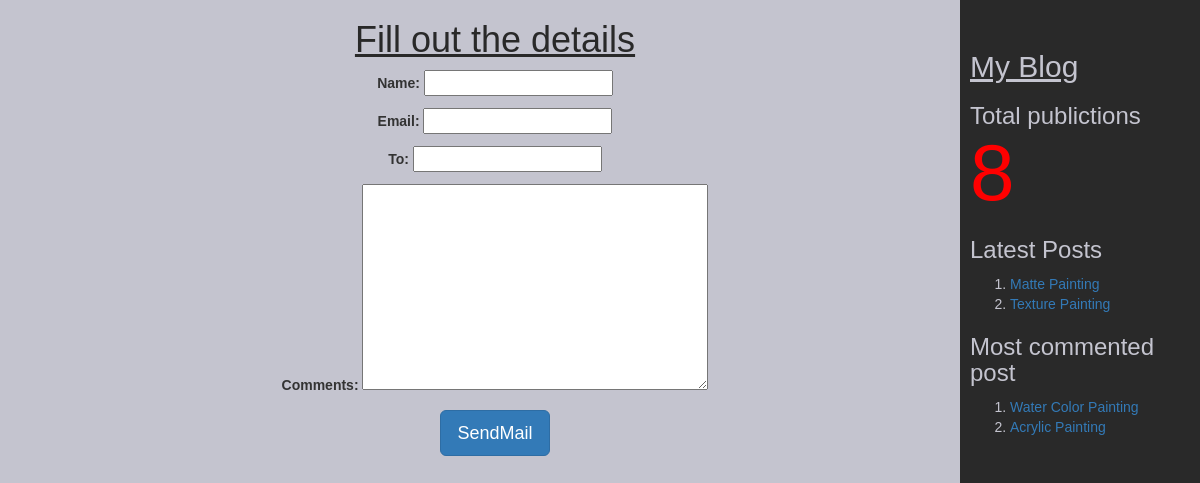
The page /2/share on the database its author committed.
### myApp/models.py (models this page shows, shortened)
class Post(models.Model):
    tags = TaggableManager()
    STATUS_CHOICE=(('draft','Draft'),('published','Published'))
    title = models.CharField(max_length=200)
    slug = models.SlugField(max_length=50,unique_for_date='publish')
    author = models.ForeignKey(User,related_name='blog_posts',on_delete=models.CASCADE)
    body = models.TextField()
    publish = models.DateTimeField(default=timezone.now)
    created = models.DateTimeField(auto_now_add=True)
    updated = models.DateTimeField(auto_now=True)
    status = models.CharField(max_length=10,choices=STATUS_CHOICE,default='draft')
    objects = CustomManager()
    class Meta:
        ordering=('-publish',)
    def get_absolute_url(self):
        return reverse("post_detail",args=[self.publish.year,self.publish.strftime('%m'),self.publish.strftime('%d'),self.slug])

### myApp/views.py (the view, shortened to what this page needs)
# urls.py: url(r'^(?P<id>\d+)/share',views.mail_send_view),
def mail_send_view(request,id):
    post=get_object_or_404(Post,id=id,status='published')
    form=EmailSendForm()
    d={'post':post,'form':form}
    return render(request,'myApp/sharebymail.html',d)

### myApp/forms.py
class EmailSendForm(forms.Form):
    name = forms.CharField()
    email = forms.EmailField()
    to = forms.EmailField()
    comments = forms.CharField(required=False,widget=forms.Textarea)

### myApp/models.py (called while the page is built)
    def get_queryset(self):#called automatically the moment we create objects
        return super().get_queryset().filter(status='published')

### myApp/templatetags/mytags.py (called while the page is built)
@register.simple_tag
def total_posts():
        return Post.objects.count()

@register.inclusion_tag('myApp/latest_post.html')
def show_latest_posts(count=3):
    latest_posts=Post.objects.order_by('-publish')[:count]
    return {'latest_posts':latest_posts}

@register.simple_tag
def get_most_commented_posts(count=2):
    return Post.objects.annotate(total_comments=Count('comments')).order_by('-total_comments')[:count]

### templates/myApp/sharebymail.html (shortened to what this page needs)
<html>
{%extends "myApp/parent.html"%}
     {%block content_block%}
     <center>
     <h1 style="color:#292929"><u>Fill out the details</u></h1>
    <form  method="post">
      {{form.as_p}}
      <input type="submit" class='btn btn-lg btn-primary' value="SendMail">
       </form>
      </center>
    {%endblock%}

### templates/myApp/parent.html (shortened to what this page needs)
<html>
{%load mytags%}
    <head>
        <link rel="stylesheet" href="https://maxcdn.bootstrapcdn.com/bootstrap/3.3.7/css/bootstrap.min.css">
    </head>
    <body>
        <div class="content" style="font-family:arial;width:80%;float:left;background-color:#c4c4cf;height:100vh;padding:0 0 0 30px">
              {%block content_block%}
              {%endblock%}
        </div>
        <div class="sidebar" style="font-family:arial;width:20%;float:right;background-color:#292929;height:100vh;padding:10px">
          <div style="color:#c4c4cf">
            <br>
              <h2><u>My Blog</u></h2>
                <h3>Total publictions
                  <span style="color:red;font-size:80px">
                  {%total_posts%}</span>
                  <h3>Latest Posts</h3>
                    {% show_latest_posts 2%}
                  <h3>Most commented post</h3>
                  {%get_most_commented_posts as m%}
                  <ol>
                    {%for post in m%}
                    <li><a href="{{post.get_absolute_url}}">{{post.title}}</a></li>
                    {%endfor%}
                  </ol>
                </h3>
            </div>
        </div>
    </body>
</html>

### templates/myApp/latest_post.html
<!DOCTYPE html>
<html lang="en" dir="ltr">
  <body>
    <ol>
    {%for post in latest_posts%}
    <li><a href="{{post.get_absolute_url}}">{{post.title}}</a></li>
    {%endfor%}
      </ol>
  </body>
</html>

### rows shown on the page
Post: title "Matte Painting"
Post: title "Texture Painting"
Post: title "Water Color Painting"
Post: title "Acrylic Painting"
